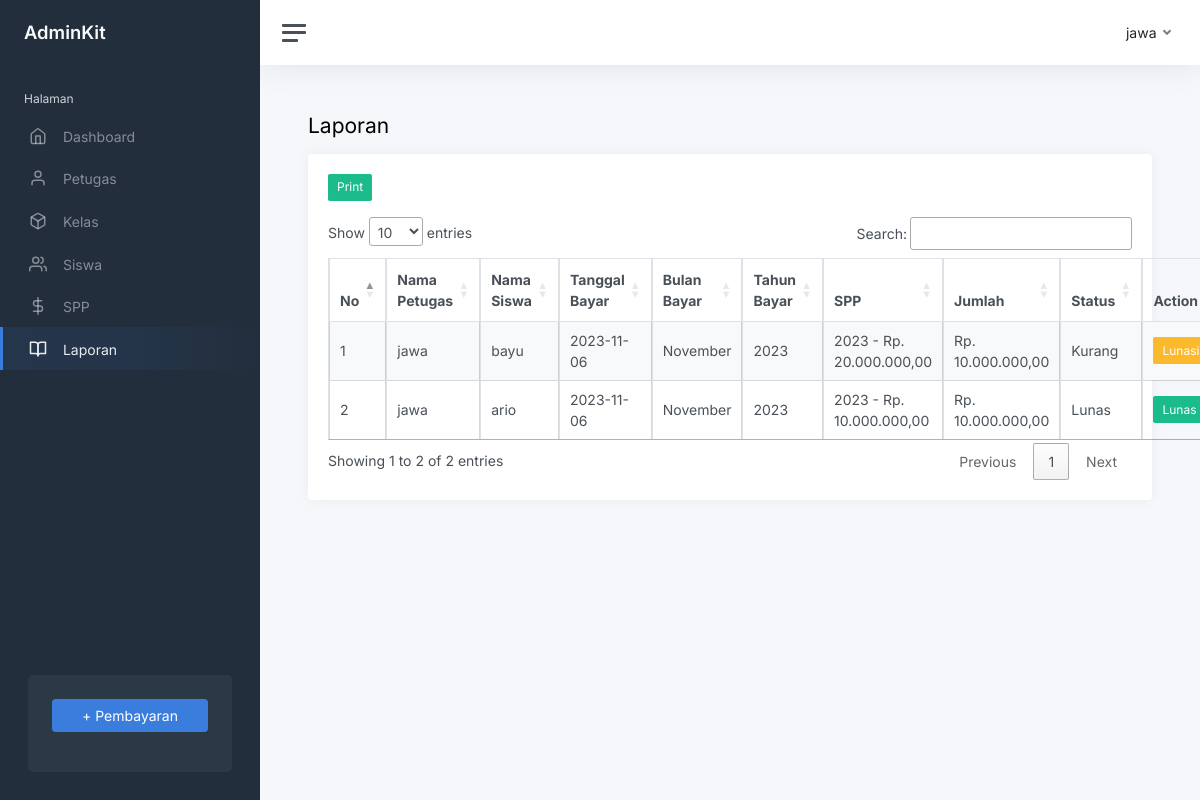
Page /index.php?page=laporan (signed in) on the committed database.
### tables this page shows
CREATE TABLE `pembayaran` (
  `id_pembayaran` int(11) NOT NULL,
  `id_petugas` int(11) NOT NULL,
  `nisn` char(10) NOT NULL,
  `tgl_bayar` date NOT NULL,
  `bulan_bayar` varchar(8) NOT NULL,
  `tahun_dibayar` varchar(4) NOT NULL,
  `id_spp` int(11) NOT NULL,
  `jumlah_bayar` int(11) NOT NULL
);

CREATE TABLE `petugas` (
  `id_petugas` int(11) NOT NULL,
  `username` varchar(25) NOT NULL,
  `password` varchar(35) NOT NULL,
  `nama_petugas` varchar(35) NOT NULL,
  `level` enum('admin','petugas') NOT NULL
);

CREATE TABLE `siswa` (
  `nisn` char(10) NOT NULL,
  `nis` char(8) NOT NULL,
  `nama` varchar(35) NOT NULL,
  `id_kelas` int(11) NOT NULL,
  `alamat` text NOT NULL,
  `no_telp` varchar(13) NOT NULL,
  `password` varchar(32) NOT NULL
);

CREATE TABLE `spp` (
  `id_spp` int(11) NOT NULL,
  `tahun` int(11) NOT NULL,
  `nominal` int(11) NOT NULL
);

### laporan.php (the view, shortened to what this page needs)
<h1 class="h3 mb-3">Laporan</h1>
<div class="row">
    <div class="col-12">
        <div class="card flex-fill">
            <div class="card-body">
                <?php
                if (!empty($_SESSION['user']['level']) && !empty($_SESSION['user']['level'] == 'admin')) {
                ?>
                    <a href="cetak-laporan.php" target="_blank" class="btn btn-success btn-sm mb-3">Print</a>
                <?php
                }
                ?>
                <table class="table table-bordered table-striped table-hover cell-border" id="laporan">
                    <thead>
                        <tr>
                            <th>No</th>
                            <th>Nama Petugas</th>
                            <th>Nama Siswa</th>
                            <th>Tanggal Bayar</th>
                            <th>Bulan Bayar</th>
                            <th>Tahun Bayar</th>
                            <th>SPP</th>
                            <th>Jumlah</th>
                            <th>Status</th>
                            <th>Action</th>
                        </tr>
                    </thead>
                    <tbody>
                        <?php
                        $i = 1;
                        $query = mysqli_query($koneksi, "SELECT * FROM pembayaran INNER JOIN petugas ON pembayaran.id_petugas=petugas.id_petugas INNER JOIN siswa ON pembayaran.nisn=siswa.nisn INNER JOIN spp ON pembayaran.id_spp=spp.id_spp");
                        while ($data = mysqli_fetch_array($query)) {
                        ?>
                            <tr>
                                <td><?php echo $i++ ?></td>
                                <td><?php echo $data['nama_petugas'] ?></td>
                                <td><?php echo $data['nama'] ?></td>
                                <td><?php echo $data['tgl_bayar'] ?></td>
                                <td><?php echo $data['bulan_bayar'] ?></td>
                                <td><?php echo $data['tahun_dibayar'] ?></td>
                                <td><?php echo $data['tahun'] ?> - Rp. <?php echo number_format($data['nominal'], 2, ',', '.') ?></td>
                                <td> Rp. <?php echo number_format($data['jumlah_bayar'], 2, ',', '.') ?></td>
                                <td>
                                    <?php
                                    if ($data['nominal'] >  $data['jumlah_bayar']) {
                                        echo 'Kurang';
                                    } else {
                                        echo 'Lunas';
                                    }
                                    ?>
                                </td>
                                <td>
                                    <?php
                                    if ($data['nominal'] == $data['jumlah_bayar']) {
                                    ?>
                                        <button type="button" class="btn btn-success btn-sm">
                                            Lunas
                                        </button>
                                    <?php
                                    } else {
                                    ?>
                                        <button type="button" class="btn btn-warning btn-sm" data-bs-toggle="modal" data-bs-target="#editlaporan<?php echo $data['id_pembayaran'] ?>">
                                            Lunasi
                                        </button>
                                    <?php
                                    }
                                    ?>
                                </td>
                            </tr>
                        <?php
                        }
                        ?>
                    </tbody>
                </table>
            </div>
        </div>
    </div>
</div>

### rows in the picture
pembayaran: id_petugas.nama_petugas "jawa", nisn.nama "bayu", tgl_bayar "2023-11-06", bulan_bayar "November", tahun_dibayar "2023", id_spp.tahun "2023", id_spp.nominal "20.000.000,00", jumlah_bayar "10.000.000,00", shows "Kurang"
pembayaran: id_petugas.nama_petugas "jawa", nisn.nama "ario", tgl_bayar "2023-11-06", bulan_bayar "November", tahun_dibayar "2023", id_spp.tahun "2023", id_spp.nominal "10.000.000,00", jumlah_bayar "10.000.000,00", shows "Lunas"

### other values in the picture
$_SESSION['user']['nama_petugas'] "jawa"
